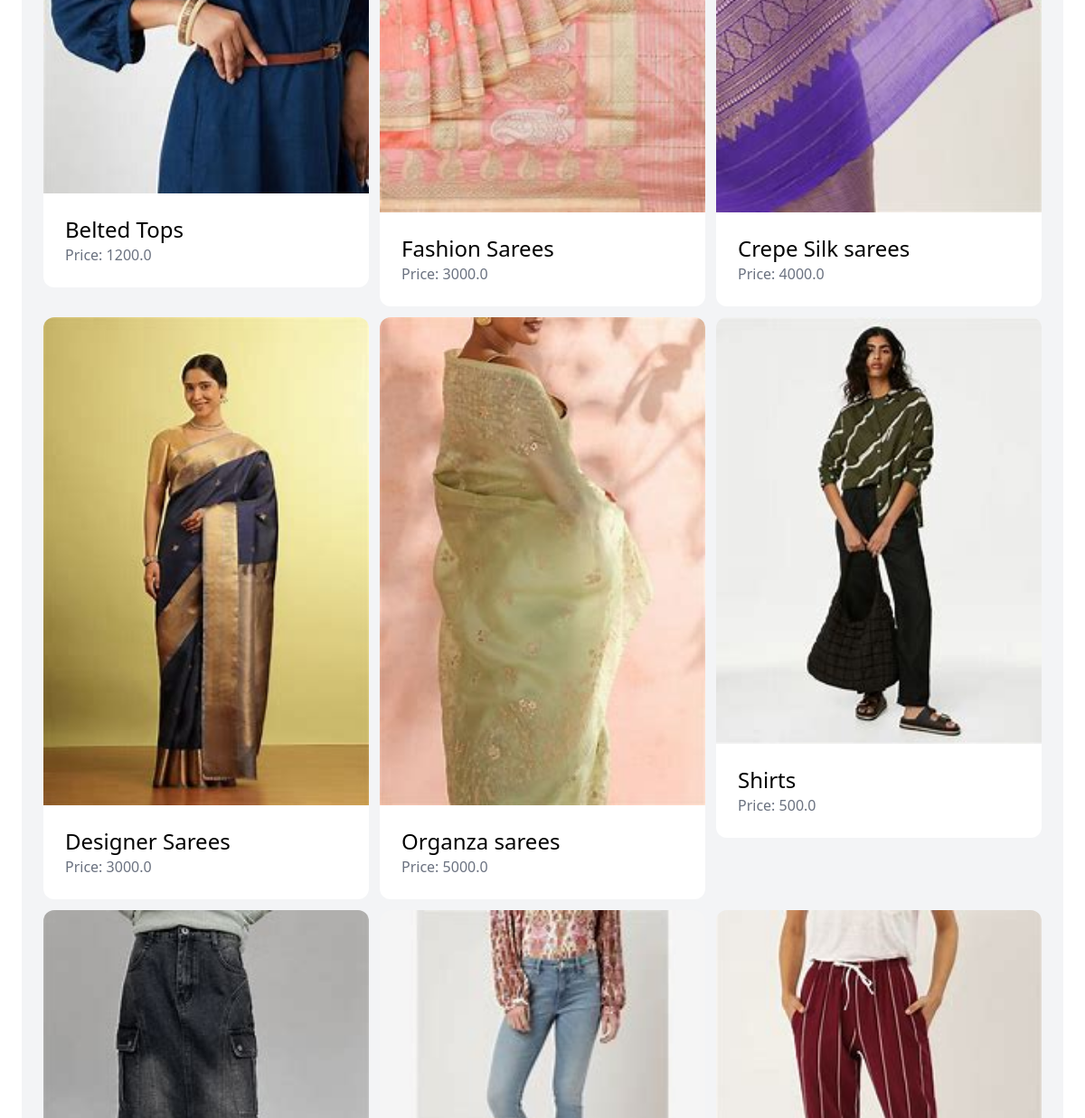
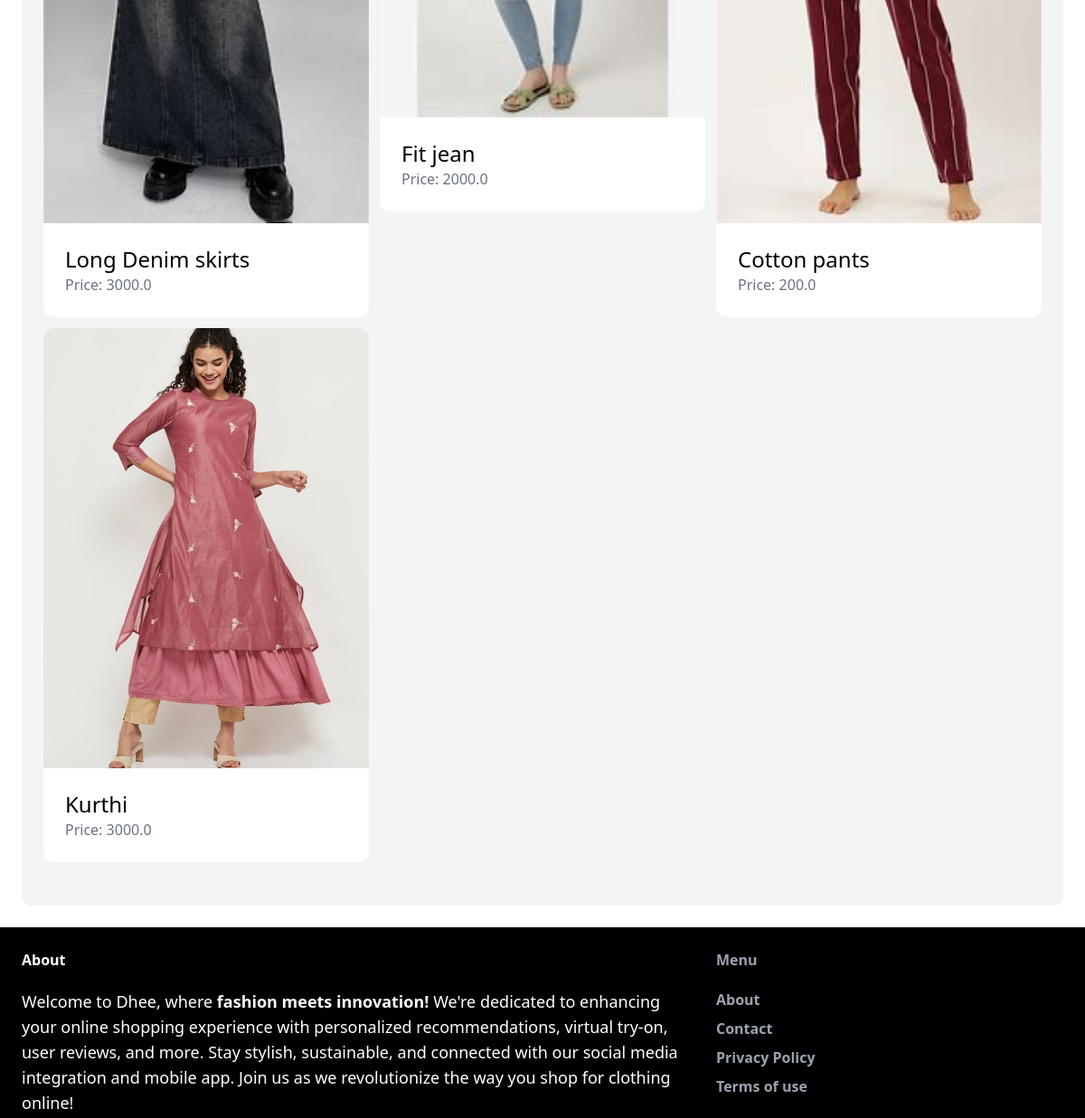
The app's page /dashboard/ (signed in, middle part), older data (2 pictures, top to bottom).
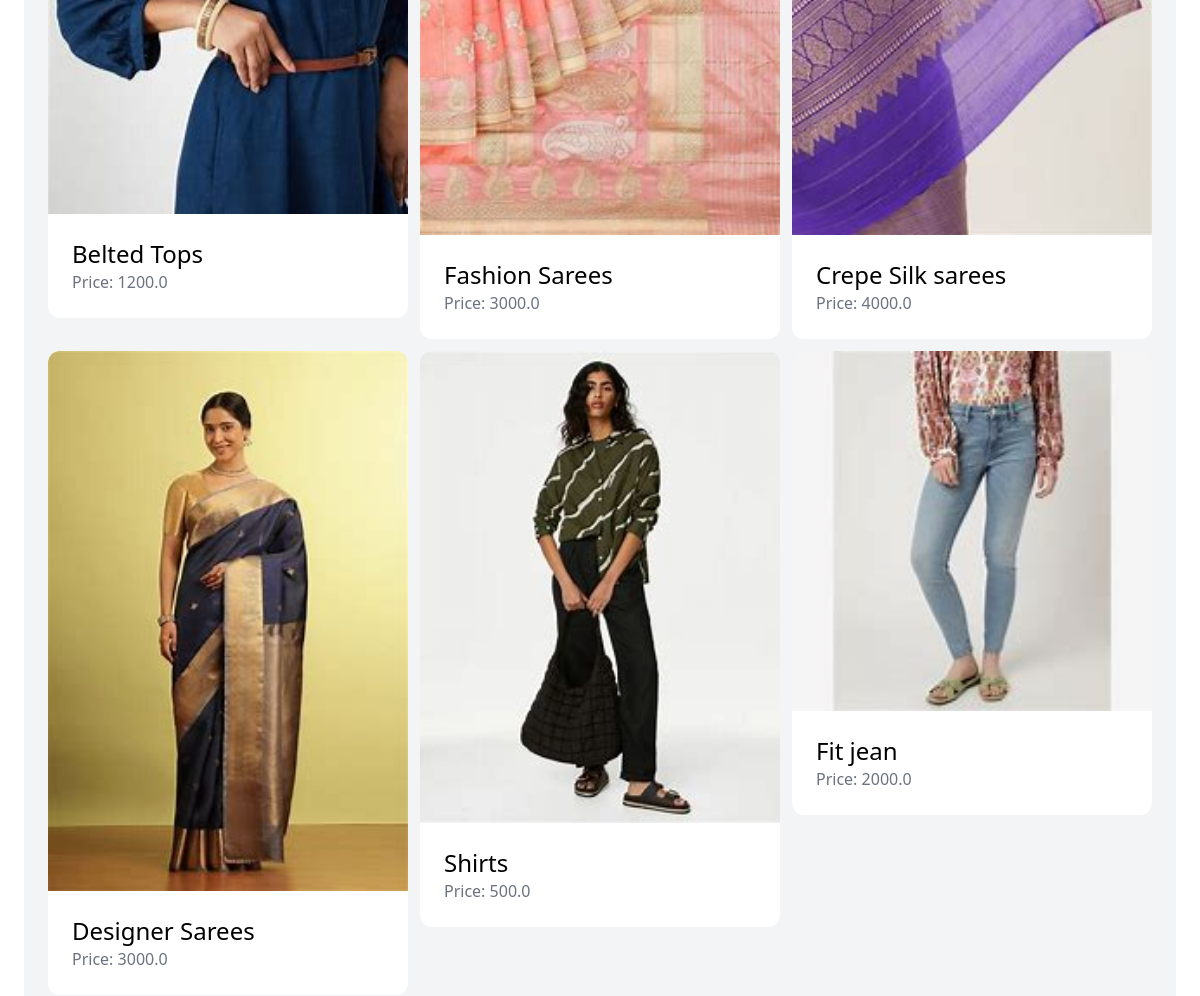
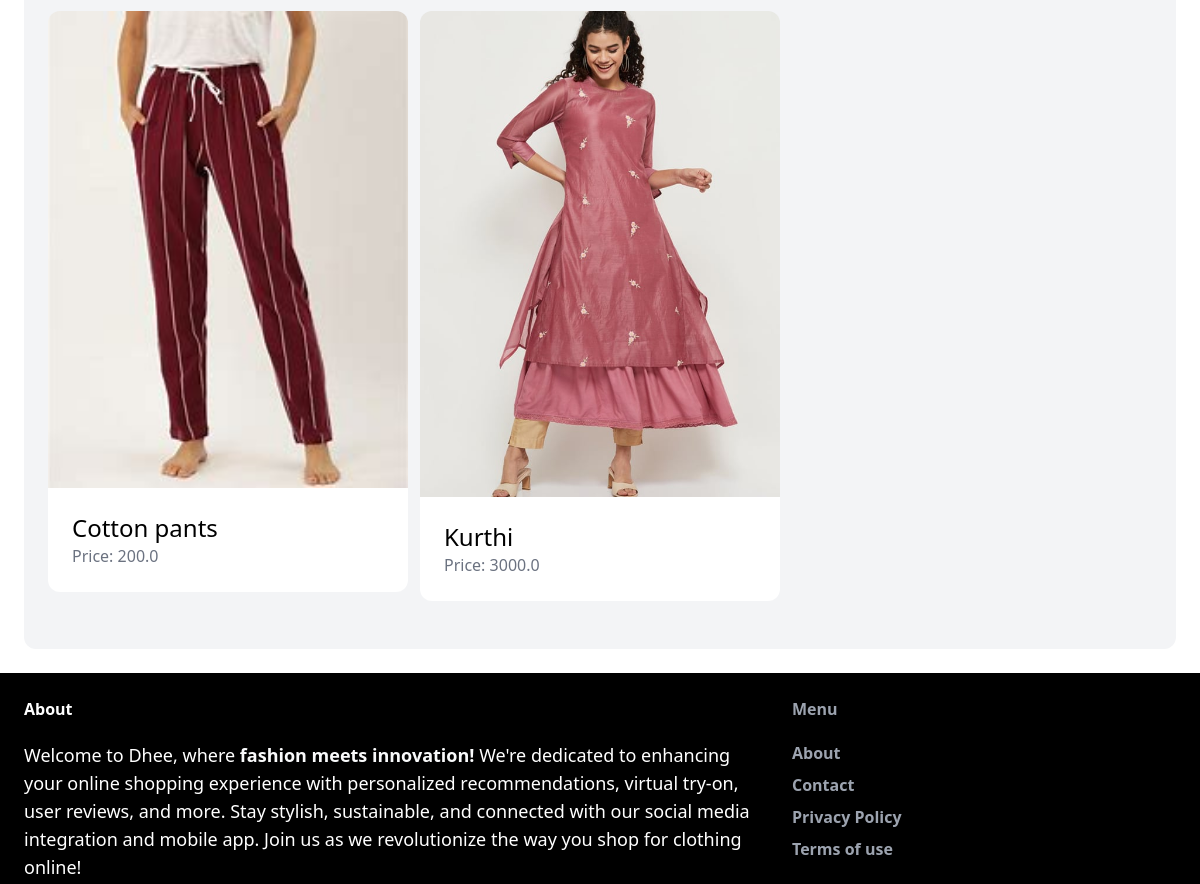
The same page, newer data (2 pictures, top to bottom).
### item/models.py (models this page shows, shortened)
class Item(models.Model):
    category=models.ForeignKey(Category,related_name='items',on_delete=models.CASCADE)
    name=models.CharField(max_length=255)
    description=models.TextField(blank=True,null=True)
    price=models.FloatField()
    image=models.ImageField(upload_to='item_images',blank=True,null=True)
    is_sold=models.BooleanField(default=False)
    created_by=models.ForeignKey(User,related_name='items',on_delete=models.CASCADE)
    created_at=models.DateTimeField(auto_now_add=True)

### dashboard/views.py (the view)
# urls.py: path('',views.index,name='index'),
@login_required
def index(request):
    items=Item.objects.filter(created_by=request.user)
    return render(request,'dashboard/index.html',{
        'items':items,
    })

### dashboard/templates/dashboard/index.html (shortened to what this page needs)
{% extends 'app/base.html' %}
{% block content %}
    <div class="mt-6 px-6 py-12 bg-gray-100 rounded-xl">
        <div class="grid grid-cols-3 gap-3">
            {% for item in items %}
                <div>
                    <a href="{% url 'item:detail' item.id %}">
                        <div>
                            <img src="{{ item.image.url }}" class="rounded-t-xl object-fill h-46 w-96">
                        </div>
                        <div class="p-6 bg-white rounded-b-xl">
                            <h2 class="text-2xl">{{ item.name }}</h2>
                            <p class="text-gray-500">Price: {{ item.price }}</p>
                        </div>
                    </a>
                </div>
            {% endfor %}
        </div>
    </div>
{% endblock %}

Row changes from the older to the newer data that the page shows:
no longer on this page (row edited): Item: image (picture), name "Organza sarees", price "5000.0"
no longer on this page (row edited): Item: image (picture), name "Long Denim skirts", price "3000.0"
